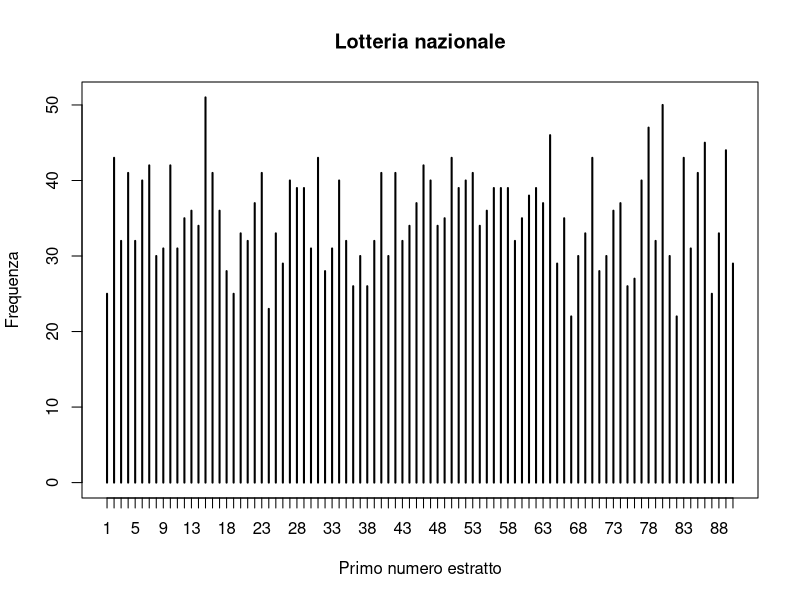

This chart was generated by the following R code:
## ---- chunk 1
rm(list = ls())
lotteria <- read.table("storico.txt", header = FALSE, na.strings = "NAA")
colnames(lotteria) <- c("Data", "Provincia", "N1", "N2", "N3", "N4", "N5")
lotteria$Data <- as.Date(lotteria$Data)

# Seleziono lotteria nazionale (Codice RN)
lot_naz <- lotteria[lotteria$Provincia == "RN", ]

knitr::kable(tail(lot_naz[, -2], 5), row.names = F)
## ---- chunk 2
freq <- c(table(lot_naz$N1))
names(freq) <- 1:90
knitr::kable(t(freq[1:15]))
knitr::kable(t(freq[16:30]))
knitr::kable(t(freq[31:45]))
knitr::kable(t(freq[46:60]))
knitr::kable(t(freq[61:75]))
knitr::kable(t(freq[76:90]))
## ---- chunk 3
#| fig-width: 12
#| fig-height: 6
plot(table(lot_naz$N1), ylab = "Frequenza", xlab = "Primo numero estratto", main = "Lotteria nazionale")
## ---- chunk 4
chisq.test(freq)
